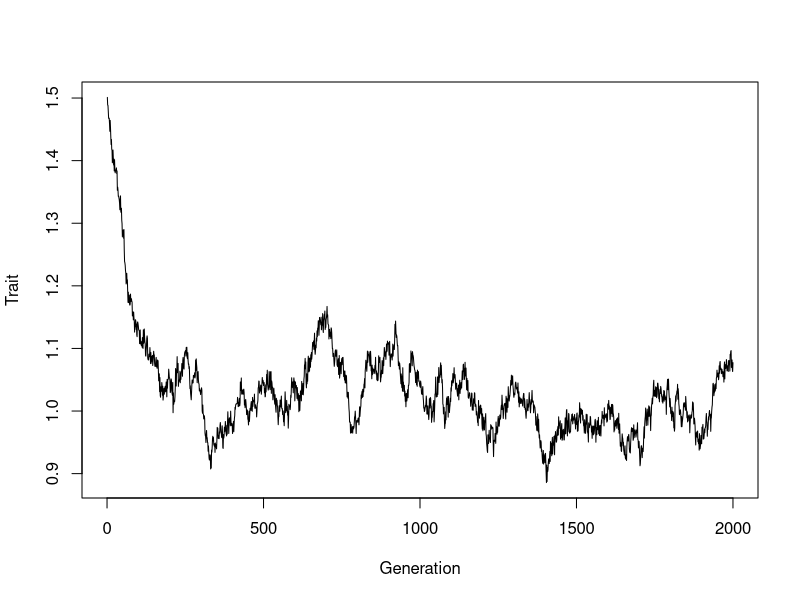

Write the R code that produced this figure.
rm(list=ls())

# General assumptions
# 1. Organism is semelparous
# 2. Fecundity, F, increases with body size, x
# 3. Survival, S, decreases with body size, x
# 4. Fitness, W, is a function of F and S
# 5. Body size is an inherited quantitative trait

selection = function(xs) {
    as <- 1; bs <- 0.5; af <- 0; bf <- 4
    survival <- as - bs*xs[,1]
    survival[survival < 0] <- 0
    fecundity <- af + bf*xs[,1]
    fecundity[fecundity < 0] <- 0
    x.fitness <- survival * fecundity
    mu <- sum(x.fitness*xs[,2]) / sum(x.fitness)
    return(mu)
}

#### MAIN PROGRAM ####
set.seed(100)

N = 100
Maxgen = 2000
Output = matrix(0, Maxgen, 2)
H2 = 0.5         # heritability
Vp = (.1)^2      # phenotypic variance
Va = H2 * Vp     # since H2 = Va / Vp
Ve = Vp - Va     # environmental variance
Mu = 1.5         # initial trait mean value
SDa = sqrt(Va)   # by def of DS
SDe = sqrt(Ve)   # by def of DS

for(i in 1:Maxgen) {
    GX = rnorm(N, mean=Mu, sd=SDa)
    EX = rnorm(N, mean=0, sd=SDe)
    FX =  GX + EX
    X = cbind(FX, GX)
    Output[i, 1] = i
    Output[i, 2] = mean(FX)
    Mu = selection(X)
}    

# graphing parameters
par(mfrow=c(1,1))
plot(Output[,1], Output[,2], type='l', xlim=c(0, Maxgen), xlab='Generation', ylab='Trait')
print('Mean phenotype')
print(mean(Output[500:Maxgen, 2]))
print('SD of mean')
print(sd(Output[500:Maxgen, 2]))
